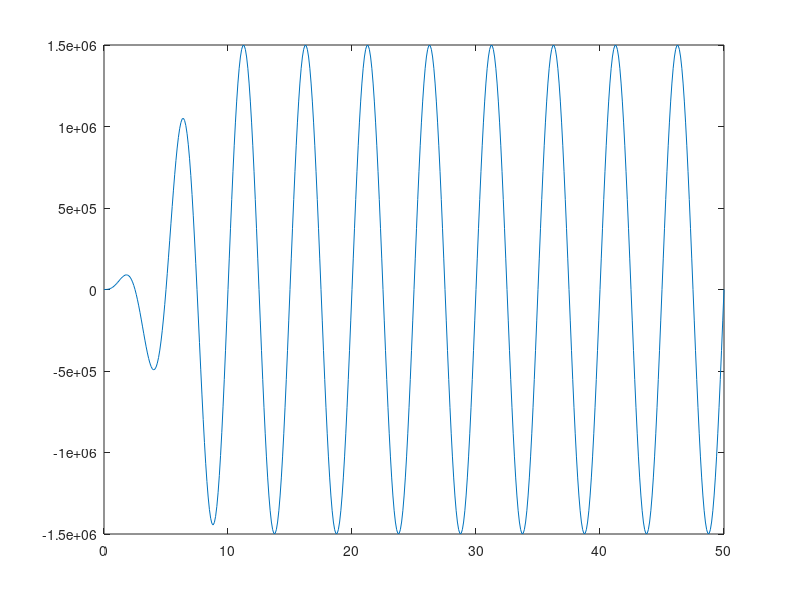
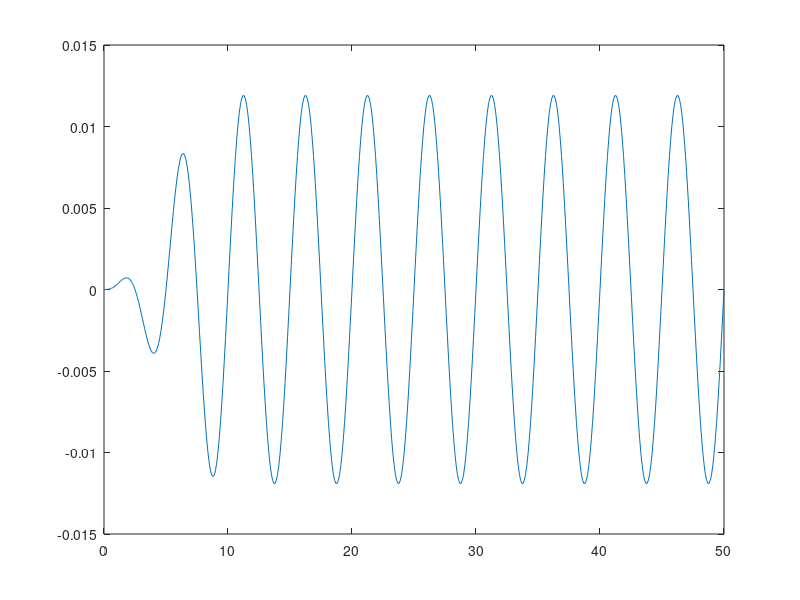

Reproduce these figures in MATLAB, in order. (Note: this script raises an error after producing the figures.)
rho = 1024;
Vol = 297;
g = 9.81;
r_cob = 4;
r_cog = 5;
m = 127000;
Khs = rho*Vol*g*r_cob - m*g*r_cog;
I = 5.025e6;
Iinf = 1.734e7;
x_timeDomain = [1.9754, 1.1345, 7.6921];
DT = .1; % currently is both the simulation step and the optimization step
PR = [0 40]*1e6;
rodArea = 0.2^2*pi; % m^2: Radius squared times pi
capArea = 1.5*rodArea; % m^2: Area ratio times rod Area
r= 2; % distance from hinge to cylinder connection
capTorqueOptions = PR*capArea*r;
rodTorqueOptions = PR*rodArea*r;
ptoTorqueOptions = capTorqueOptions'-rodTorqueOptions;

% State space
A = [0,            -Khs/(I+Iinf),0,-1/(I+Iinf);...
    1,               0, 0,        0;...
    0,               0, 0, -x_timeDomain(1);...
x_timeDomain(3)*1e7, 0, 1, -x_timeDomain(2)];
B = [1/(I+Iinf);0;0;0]; C = [1,0,0,0;0,1,0,0];
sys = ss(A,B,C,0);

params = struct;
params.plotFigures = 0;
params.DT = DT;
params.finalTime = 50;
params.t = (0:params.DT:params.finalTime)';

    % load ExcitationTorque.mat % Only gives forces at 0.2s intervals
    % params.T_exc = T_exc(1:length(params.t),2);
period = 5; % s
rampTime = 10; % s
ramp = 0.5*(1+cos(pi+pi*params.t/rampTime)).*(params.t<rampTime) + (params.t>=rampTime);
params.T_exc = 1.5e6*sin(params.t*2*pi/period).*ramp;
figure, plot(params.t,params.T_exc)
H = freqresp(sys,2*pi/period);
R = real(1/H(1));
figure, plot(params.t,params.T_exc/2/R);
Emax = (1.5e6)^2/8/R*params.finalTime

params.sys = sys; params.r=r; params.capArea=capArea; params.rodArea=rodArea;
options = optimoptions('fmincon','PlotFcn','optimplot','MaxFunctionEvaluations',200*length(params.t),'StepTolerance',1e-5,'OptimalityTolerance',1e-3);
u0  = zeros(size(params.t));
A = []; b = [];
Aeq = []; beq = [];
lb = min(ptoTorqueOptions(:))*ones(size(u0))/1e6;
ub = max(ptoTorqueOptions(:))*ones(size(u0))/1e6;
nonlcon = [];

u0_vals = [min(ptoTorqueOptions(:))/1e6+.1, 0, max(ptoTorqueOptions(:))/1e6-.1];
cost_vec = NaN(size(u0_vals));
uOpt_mat = NaN(length(params.t),length(u0_vals));
for u0_ind = 2%1:length(u0_vals)
    u0 = u0_vals(u0_ind)*ones(size(params.t));
        % uOpt = u0; costOpt = dynamics(uOpt, params);
    [uOpt,costOpt,exitflag,output] = fmincon(@(u) dynamics(u,params),u0,A,b,Aeq,beq,lb,ub,nonlcon,options);
    cost_vec(u0_ind) = costOpt;
    uOpt_mat(:,u0_ind) = uOpt;
end
figure, plot(params.t,uOpt_mat)
figure, plot(u0_vals,cost_vec)
%%
params.plotFigures = 1;
cost = dynamics(uOpt, params)

%uPI = 0*uOpt;
%cost = dynamics(uPI, params)

%%
thetaDot = eulerInt(params);
function cost = dynamics(u_scaled, params)
u = u_scaled*1e6;

T_exc = params.T_exc;
y = lsim(params.sys,u+T_exc,params.t);
thetaDot = y(:,1);
theta = y(:,2);
    
mechPower = u.*thetaDot;

capTorque = u/2;% Obviously this is wrong
rodTorque = u/2;
capLoss = SwitchingLoss(capTorque,theta,thetaDot,'cap',params.capArea,params.r);
rodLoss = SwitchingLoss(rodTorque,theta,thetaDot,'rod',params.rodArea,params.r);

cost = sum(mechPower)*params.DT + capLoss + rodLoss;
cost = cost/1e6;

if params.plotFigures
    figure
    subplot(311), plot(params.t,theta,params.t,thetaDot),grid, legend('Theta','Theta Dot'), xlabel('Time [s]'), ylabel('[rad] or [rad/s]')
    subplot(312), plot(params.t,mechPower),grid, ylabel('Power [W]'), xlabel('Time [s]')
    subplot(313), plot(params.t,u,params.t,T_exc),grid, ylabel('Torque [Nm]'), xlabel('Time [s]'), legend('PTO','Excitation')

    figure, yyaxis left,  plot(params.t,T_exc),grid, ylabel('Exitation Torque [Nm]'), xlabel('Time [s]')
            yyaxis right, plot(params.t,thetaDot),grid, xlabel('Time [s]'), ylabel('Angular Velocity [rad/s]')

    thetaDotOpt_Theory = T_exc/2/(6.2939e7);
    thetaOpt_Theory = cumtrapz(params.t,thetaDotOpt_Theory);
    figure, plot(params.t,thetaDot,params.t,thetaDotOpt_Theory), ylabel('Angular Speed [rad/s]'), xlabel('Time [s]'), legend('Numerical Optimization','|T|^2/2/R'), grid

    H = freqresp(params.sys,2*pi/5);
    Kp = real(1/H(1)');
    Ki = -2*pi/5*imag(1/H(1)');
    figure, plot(params.t,u,params.t,-1*(Kp*thetaDotOpt_Theory + Ki*thetaOpt_Theory)), ylabel('PTO Torque [Nm]'), xlabel('Time [s]'), legend('Numerical Optimization','CCC'), grid
end
end

function loss = SwitchingLoss(u,theta,thetaDot,side,area,r)
hoseVolume = 0.1^2*pi*5;  % m^3: Radius of hose squared times pi times length of the hose
thetaMax = 45*pi/180;

% Positive thetadot results in extension of the cylinder
% Positive flow is flow into the cylinder
% Positive torque acts to extend the cylinder and move theta positive
switch side
    case 'cap'
        Q = thetaDot*r*area;
        V = (thetaMax+theta)*r*area + hoseVolume;
    case 'rod'
        Q = -thetaDot*r*area;
        V = (thetaMax-theta)*r*area + hoseVolume;
end


delP = -[u(1); diff(u)]/area/1e6;

a = 2e-4*delP.^2 - .004;
b = -0.04*delP;
c = 0;
d = 0.0060;
a=0;b=0;c=0;d=0;

loss = sum(a.*delP.^2 + b.*Q + c.*V + d.*Q.^2)*1e3;
    % the term "a*delP^2 + b*Q + c*V + d*Q^2" is the amount of energy in a
    % 0.1 second time step because of switching.

end

function thetaDot = eulerInt(params)
dt = 1e-3;
t = 0:dt:50;
period = 5; % s
rampTime = 10; % s
ramp = 0.5*(1+cos(pi+pi*t/rampTime)).*(t<rampTime) + (t>=rampTime);
Texc = 1.5e6*sin(t*2*pi/period).*ramp;
H = freqresp(params.sys,2*pi/period);
Kp = real(1/H(1)');
Ki = -2*pi/5*imag(1/H(1)');
states = NaN(length(params.sys.A),length(params.t)); u = NaN(size(t));
states(:,1) = zeros(length(params.sys.A),1);
for timeInd = 1:length(t)-1
    thetaDot(timeInd) = states(1,timeInd);
    theta(timeInd) = states(2,timeInd);
    u(timeInd) = -1*(Kp*thetaDot(timeInd) + Ki*theta(timeInd));
    states(:,timeInd + 1) = states(:,timeInd) + (params.sys.A*states(:,timeInd) + params.sys.B*(u(timeInd)+Texc(timeInd)))*dt;
end
thetaDot(timeInd+1) = states(1,timeInd+1);
theta(timeInd+1) = states(2,timeInd+1);
u(timeInd+1) = -1*(Kp*thetaDot(timeInd+1) + Ki*theta(timeInd+1));
figure, plot(t,thetaDot), ylabel('Theta [rad]')
figure, plot(t,u,t,Texc), ylabel('Torque [Nm]'), legend('PTO','Excitation')

-sum(u.*thetaDot)*dt/t(end)
Pmax = (1.5e6)^2/8/Kp
tmp = 0;
end
